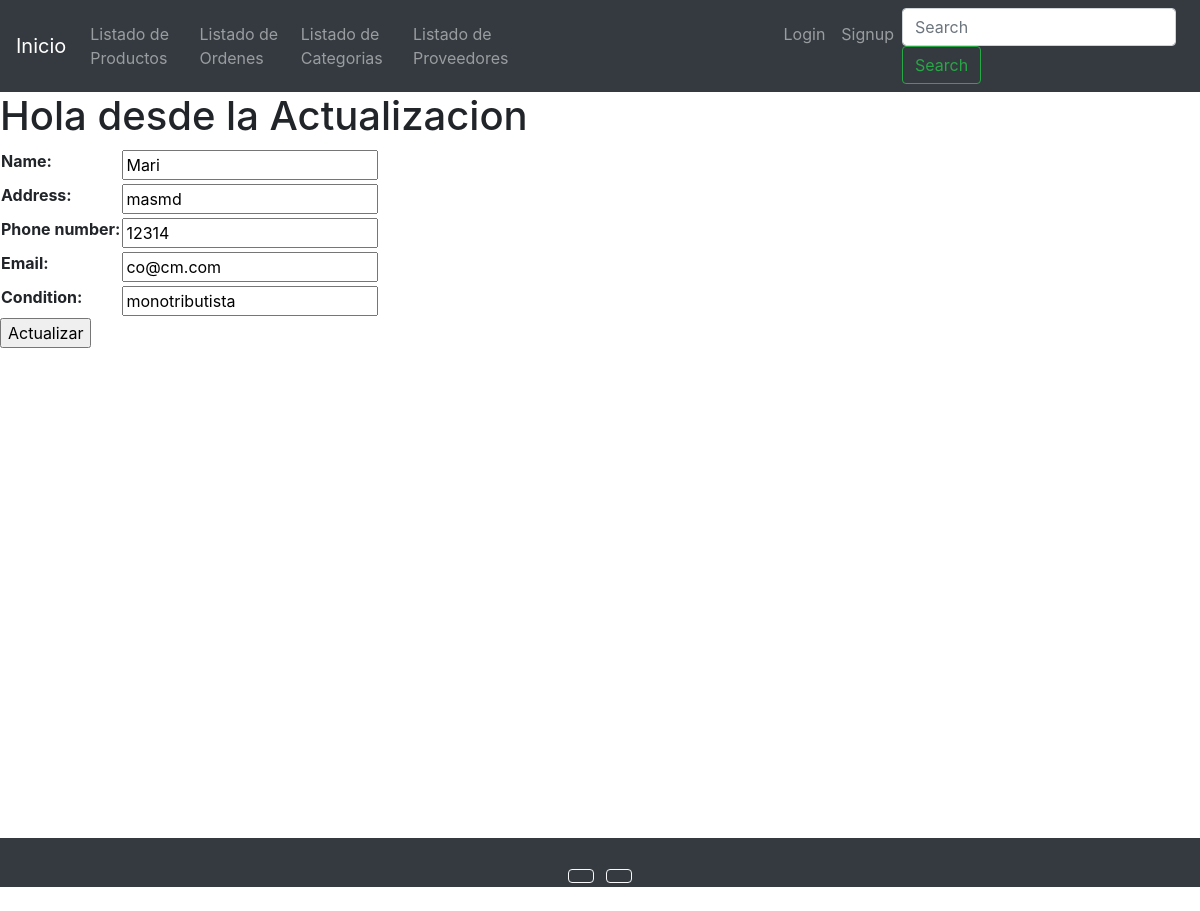
Page /providers/update-provider/18/ on the earlier database version.
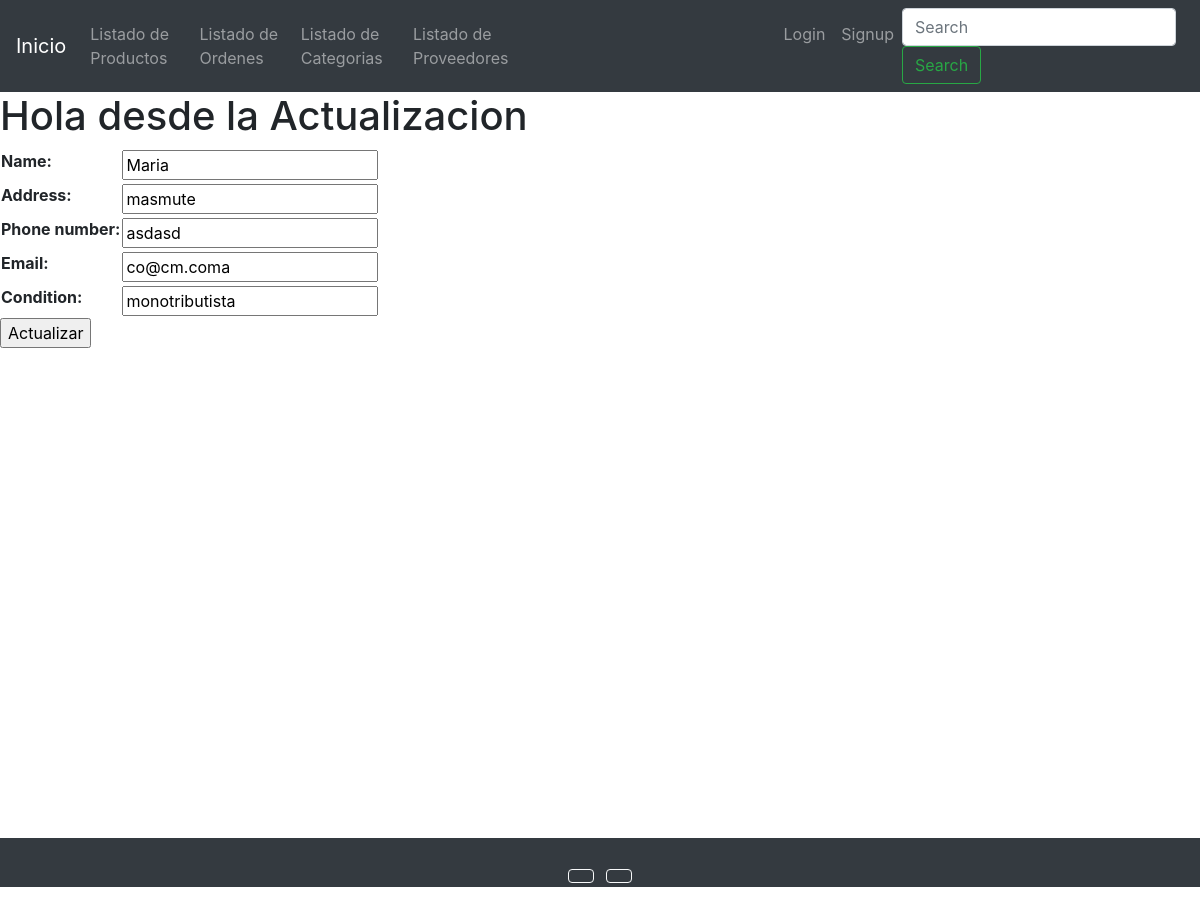
Same page on the later database version.
### providers/models.py (models this page shows, shortened)
class Provider(models.Model):
    CONDITION_CHOICES = (
        ('monotributista','monotributista'),
        ('responsable inscripto','responsable inscripto'),
    )
    name = models.CharField(max_length = 100)
    address = models.CharField(max_length = 300)
    phone_number = models.CharField(max_length=20)
    email = models.EmailField()
    condition = models.CharField(max_length=50,choices = CONDITION_CHOICES)
    is_active = models.BooleanField(default=True)

### providers/views.py (the view, shortened to what this page needs)
# urls.py: path('update-provider/<int:pk>/',providers_update,name='providers_update'),
def providers_update(request,pk):
    provider = Provider.objects.get(id=pk)
    if request.method == 'GET':
        context = {
            'form' : ProviderForm(
                initial = {
                    'name':provider.name,
                    'address':provider.address,
                    'phone_number':provider.phone_number,
                    'email':provider.email,
                    'condition':provider.condition,
                }
            )
    }
        return render(request, 'providers/update_provider.html',context=context)
    else:
        context = {
            'form_errors': form.errors,
            'form':ProviderForm()
        }
    return render(request, 'providers/update_provider.html',context=context)

### providers/forms.py
class ProviderForm(forms.Form):
    name = forms.CharField(max_length=100)
    address = forms.CharField(max_length=300)
    phone_number = forms.CharField(max_length=20)
    email = forms.EmailField()
    condition = forms.CharField(max_length=50)

### templates/providers/update_provider.html (shortened to what this page needs)
{% extends 'base.html' %}
{% block content %}
    <h1>Hola desde la Actualizacion</h1>
    {% if form %}
        <form action="" method="POST">
            <table>
                {{form.as_table}}
            </table>
            <input type="submit" value="Actualizar">
        </form>
    {% endif %}
{% endblock %}

Differences in the rows shown:
changed Provider "monotributista": name "Mari" → "Maria"; address "masmd" → "masmute"; phone_number "12314" → "asdasd"; email "co@cm.com" → "co@cm.coma"
